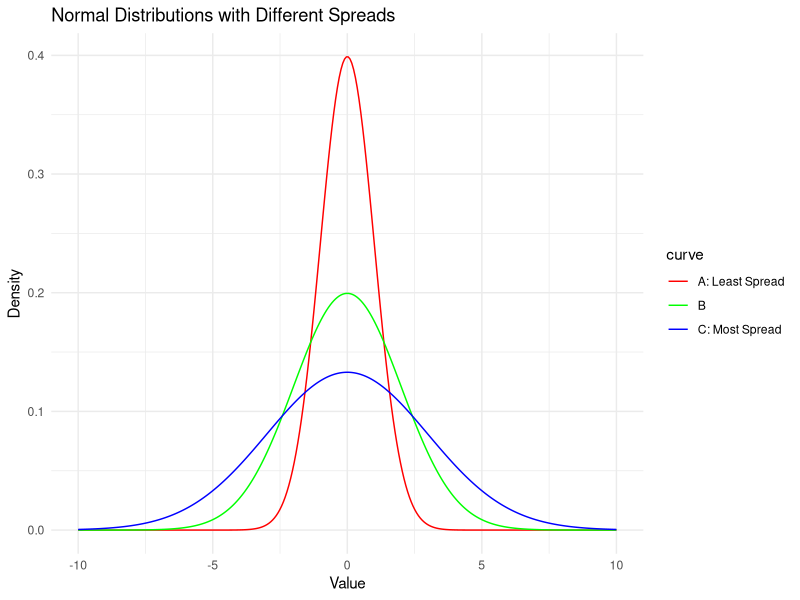
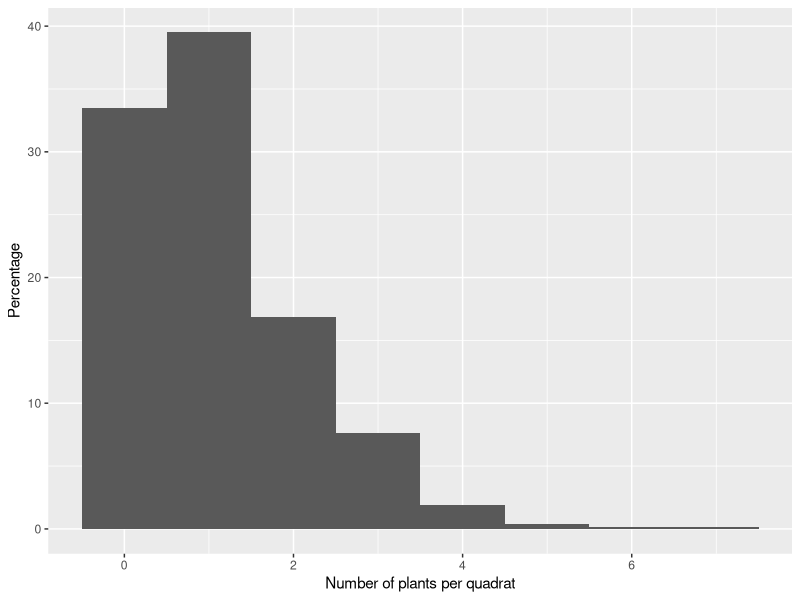
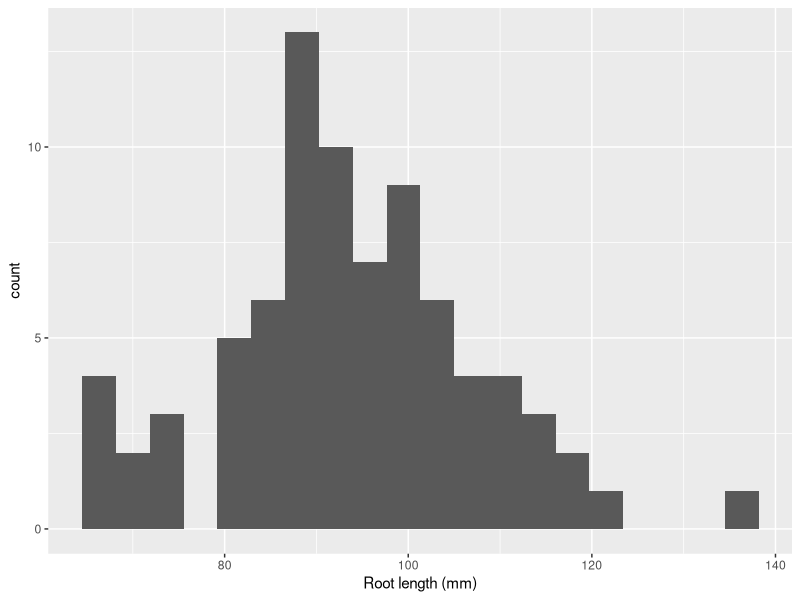
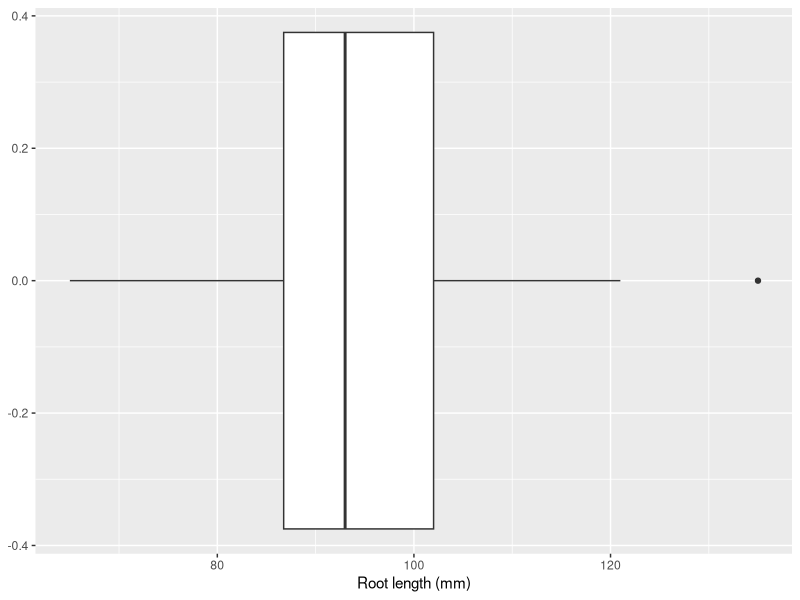
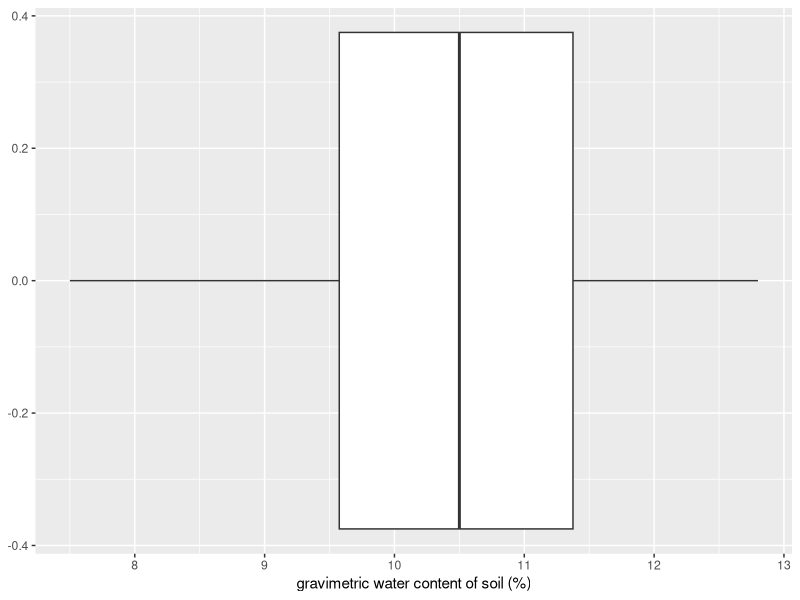

The R script that drew these images, in order:
## ---- chunk 1
y <- c(1, 6, 4, 5, 6, 3, 8, 7)
mean(y)
## ---- chunk 2
y <- c(1, 6, 4, 5, 6, 3, 8, 7)
median(y)
## ---- chunk 3
mode_function <- function(x) {
  uniqx <- unique(x)
  uniqx[which.max(tabulate(match(x, uniqx)))]
}

# Example usage
y <- c(1, 6, 4, 5, 6, 3, 8, 7)
mode <- mode_function(y)
print(mode)
## ---- chunk 4
library(ggplot2)

# Define the data for the three normal distributions
mean_value <- 0
std_dev_A <- 1   # Least spread
std_dev_B <- 2
std_dev_C <- 3   # Most spread

# Create a data frame for plotting
x_values <- seq(-10, 10, length.out = 300)
normal_data <- data.frame(
  x = c(x_values, x_values, x_values),
  y = c(dnorm(x_values, mean_value, std_dev_A), 
        dnorm(x_values, mean_value, std_dev_B), 
        dnorm(x_values, mean_value, std_dev_C)),
  curve = factor(c(rep("A", length(x_values)), 
                   rep("B", length(x_values)), 
                   rep("C", length(x_values)))
  )
)

# Generate the plot
ggplot(normal_data, aes(x = x, y = y, color = curve)) +
  geom_line() +
  labs(title = "Normal Distributions with Different Spreads",
       x = "Value",
       y = "Density") +
  scale_color_manual(values = c("red", "green", "blue"),
                     labels = c("A: Least Spread", "B", "C: Most Spread")) +
  theme_minimal()
## ---- chunk 5
y <- c(1, 6, 4, 5, 6, 3, 8, 7)
max(y)-min(y)
## ---- chunk 6
y <- c(98, 100, 100, 103, 105, 107, 110, 113, 115)

quantile(y, 0.75, type = 6) - quantile(y, 0.25, type = 6) ## Type 6
quantile(y, 0.75) - quantile(y, 0.25) ## Default which we will generally use going forward
## ---- chunk 7
require(tidyverse)
require(ggplot2)

sedge <- read_csv("data/Sedge.csv", show_col_types = FALSE)

ggplot(sedge, aes(x = Plants)) +
  geom_histogram(aes(y = after_stat(count)/sum(after_stat(count)) * 100), bins = 8) +
  ylab("Percentage") +
  xlab("Number of plants per quadrat")

## ---- chunk 8

bentgrass <- read_csv("data/Bentgrass.csv", show_col_types = FALSE)

ggplot(bentgrass, aes(x = Root_length_mm)) +
  geom_histogram(bins = 20) +
  xlab("Root length (mm)")

## ---- chunk 9
ggplot(bentgrass, aes(x = Root_length_mm)) +
  geom_boxplot() +
  xlab("Root length (mm)")
## ---- chunk 10
soil_water <- data.frame(water_content = c(7.5, 9.0, 9.3, 10.4, 10.4, 10.6, 10.7, 11.6, 12.1, 12.8))

summary(soil_water$water_content)
## ---- chunk 11
ggplot(soil_water, aes(x = water_content)) +
  geom_boxplot() +
  xlab("gravimetric water content of soil (%)")
